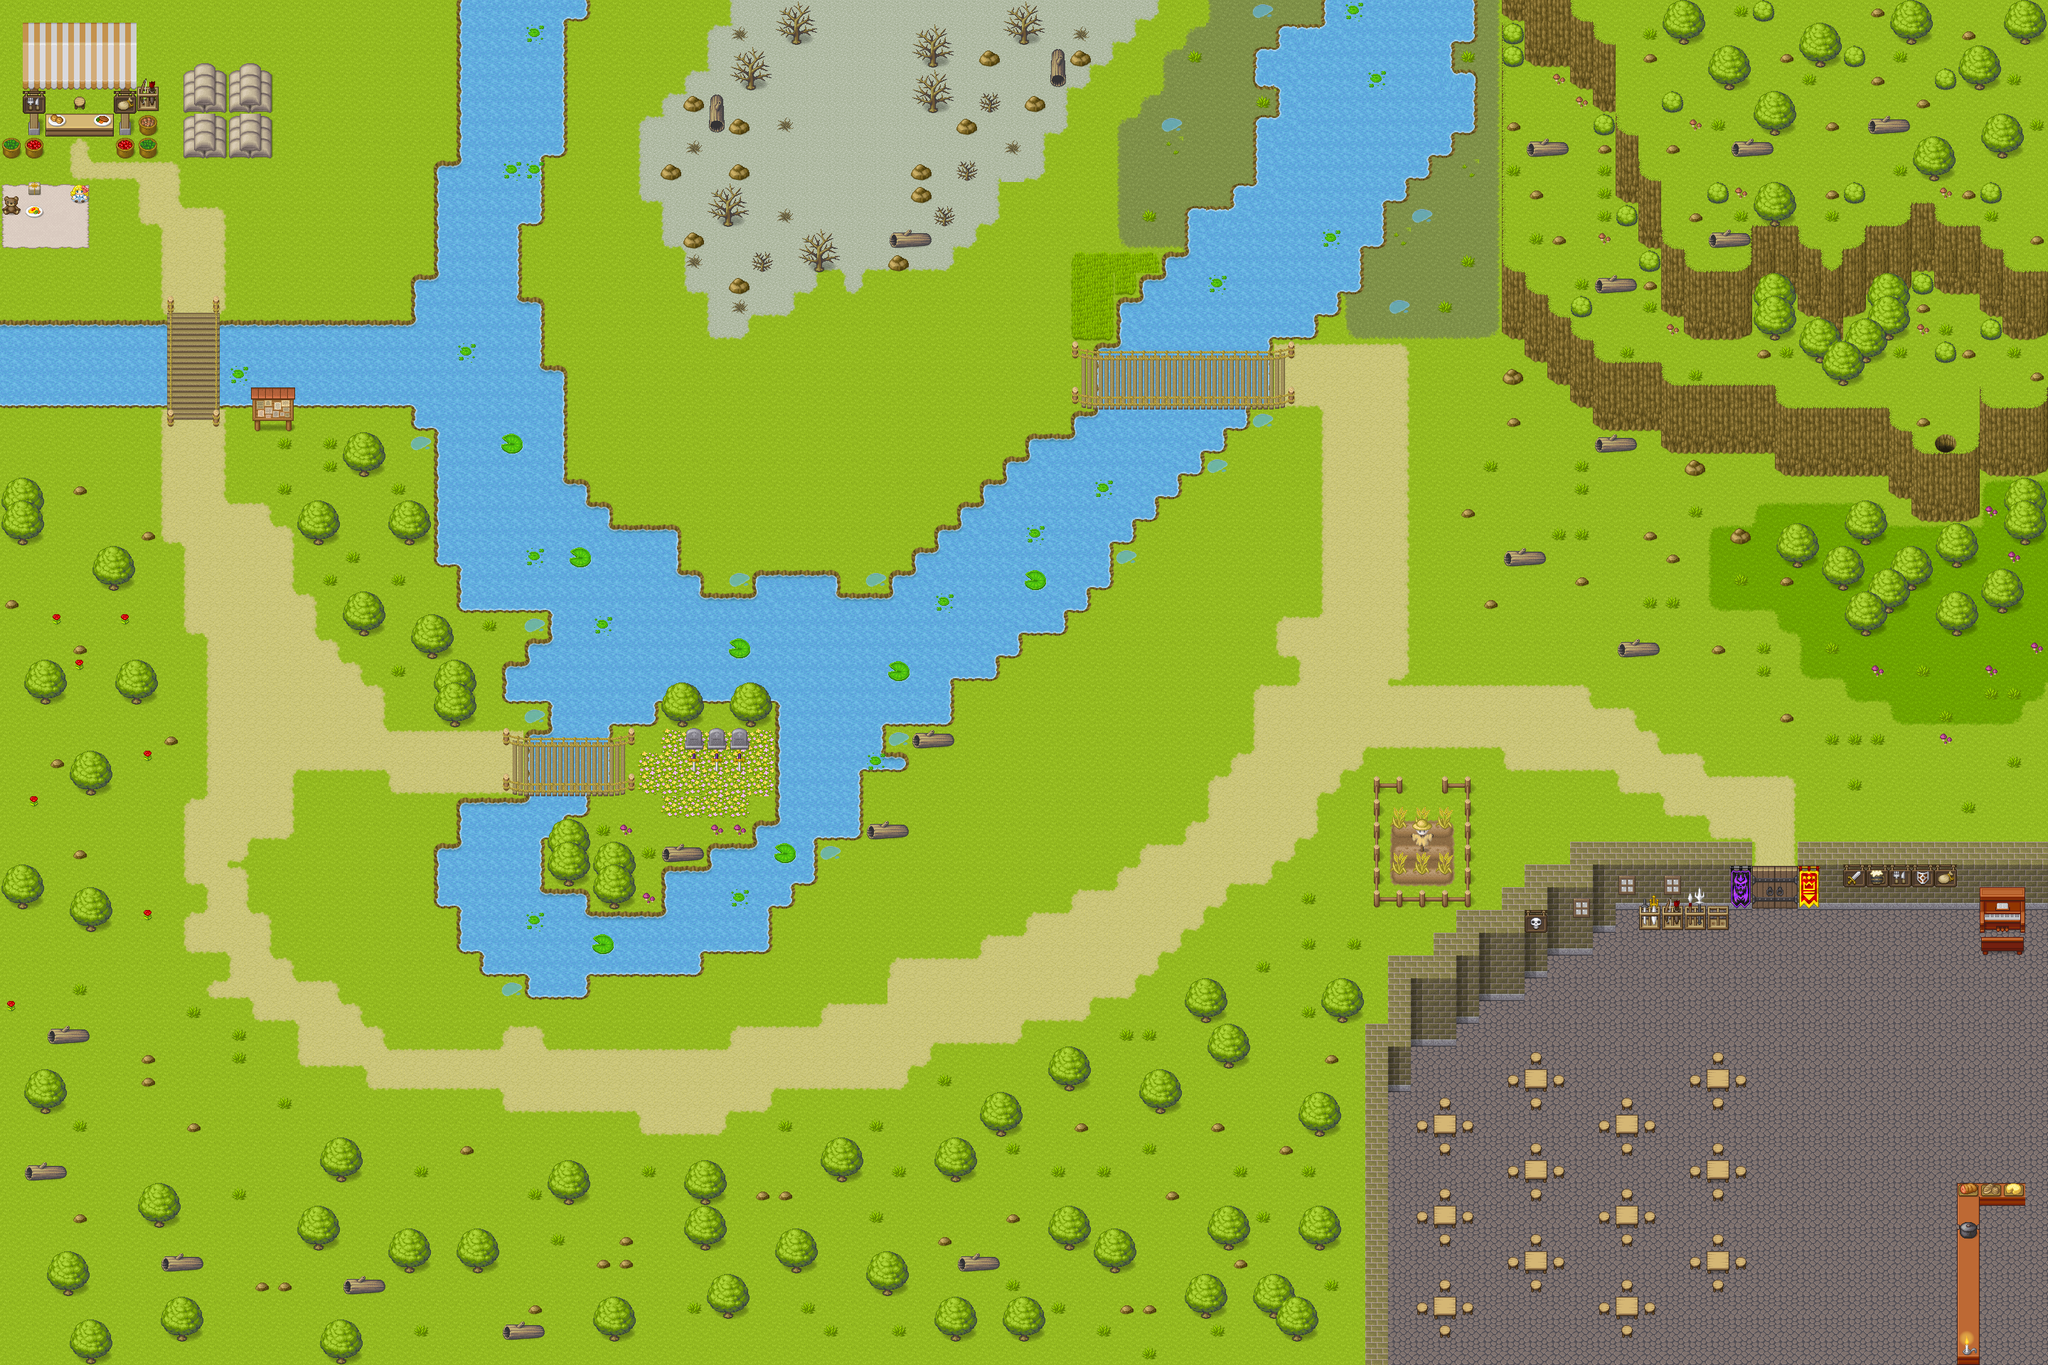

This is a level from a 2D game, rendered from its Tiled map with the project's own tilesets. A one-line summary and the map file follow, with tile-layer data summarised:
An orthogonal 90x60 tile map with 32x32 px tiles, 8 tile layers (Solo Gramado, Água, Chão, Construções, ...), 8 tilesets.

<map version="1.8" tiledversion="1.8.4" orientation="orthogonal" renderorder="right-down" width="90" height="60" tilewidth="32" tileheight="32" infinite="0" nextlayerid="13" nextobjectid="1">
 <editorsettings>
  <export target="D:/Mapa - IP/Safe Zone - The Warrior's Legend.csv" format="csv" />
 </editorsettings>
 <tileset firstgid="1" source="samplemap.tsx" />
 <tileset firstgid="3601" source="[Base]BaseChip_pipo.tsx" />
 <tileset firstgid="4665" source="[A]WaterFall_pipo.tsx" />
 <tileset firstgid="5241" source="[A]Flower_pipo.tsx" />
 <tileset firstgid="5337" source="[A]Grass_pipo.tsx" />
 <tileset firstgid="5865" source="[A]Wall-Up_pipo.tsx" />
 <tileset firstgid="5961" source="[A]Water_pipo.tsx" />
 <tileset firstgid="9033" source="[A]Dirt_pipo.tsx" />
 <layer id="2" name="Solo Gramado" width="90" height="60">
  <data>[5400 cells, 5400 non-empty, 1 distinct tile ids]</data>
 </layer>
 <layer id="1" name="Água" width="90" height="60">
  <data>[5400 cells, 778 non-empty, 71 distinct tile ids]</data>
 </layer>
 <layer id="6" name="Chão" width="90" height="60">
  <data>[5400 cells, 1178 non-empty, 67 distinct tile ids]</data>
 </layer>
 <layer id="7" name="Construções" width="90" height="60">
  <data>[5400 cells, 744 non-empty, 50 distinct tile ids]</data>
 </layer>
 <layer id="8" name="Decorações e Móveis" width="90" height="60">
  <data>[5400 cells, 124 non-empty, 43 distinct tile ids]</data>
 </layer>
 <layer id="9" name="Adornos" width="90" height="60">
  <data>[5400 cells, 36 non-empty, 26 distinct tile ids]</data>
 </layer>
 <layer id="4" name="Ponte" width="90" height="60">
  <data>[5400 cells, 72 non-empty, 24 distinct tile ids]</data>
 </layer>
 <layer id="3" name="Árvores e Plantas" width="90" height="60">
  <data>[5400 cells, 649 non-empty, 29 distinct tile ids]</data>
 </layer>
</map>
